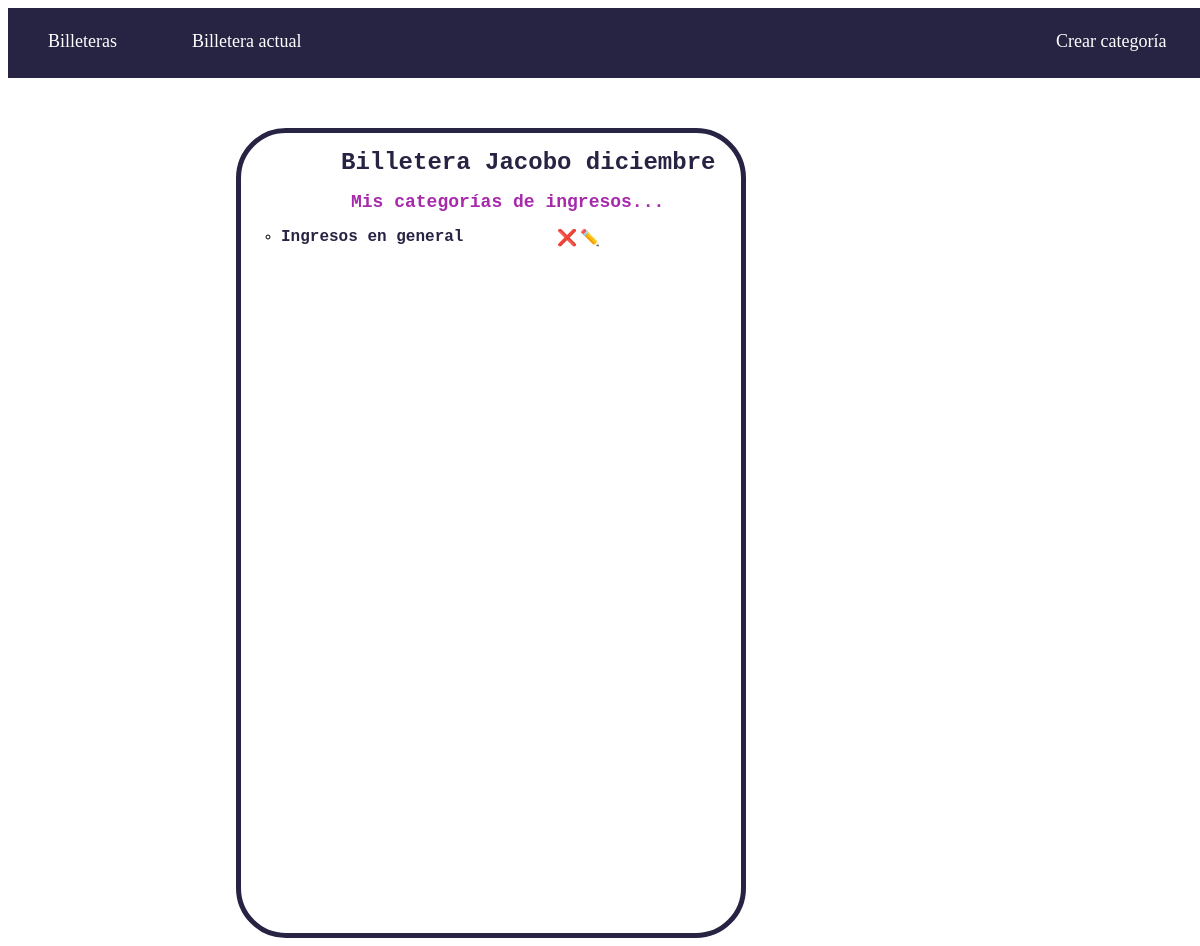
/billetera/6/ingresos, run on the app's committed database.
### billetera/models.py (models this page shows, shortened)
class Billetera(models.Model):
    nombre_billetera = models.CharField(max_length = 40)
    fecha_creacion = models.DateTimeField("date published")
    total_dinero = models.FloatField(default = 0)
    ahorro_id = models.ForeignKey(Ahorro, on_delete=models.CASCADE, default=6)

class Categoria(models.Model):
    billetera_id = models.ForeignKey(Billetera, on_delete = models.CASCADE)
    nombre_categoria = models.CharField(max_length=40)
    tipo_categoria = models.CharField(max_length=30)

### billetera/views.py (the view)
# urls.py: path("<int:ruta_billetera>/<str:categoria_type>",views.ingresos_gastos, name = "ingresos_gastos"),
def ingresos_gastos(request,ruta_billetera,categoria_type):
    billetera = Billetera.objects.get(pk = ruta_billetera)
    categorias = Categoria.objects.filter(tipo_categoria=categoria_type)
    categorias = categorias.filter(billetera_id=ruta_billetera)
    return render(request,'ingresos_gastos.html',
    {
        'nombre_billetera': billetera.nombre_billetera,
        'billetera':billetera,
        'categorias':categorias,
        'tipo_categoria':categoria_type
    })

### billetera/templates/ingresos_gastos.html (shortened to what this page needs)
{% load static %}
<!DOCTYPE html>
<html lang="en">
<head>
    <link rel="stylesheet" href="{% static '/styles/main.css' %}">
</head>
<body>
    <nav class="navbar">
        <ul class="nav_container">
            <li class="li1">
                <a href="/billetera">Billeteras</a>
            </li>
            <li class="li2">
                <a href="/billetera/{{billetera.pk}}">Billetera actual</a>
            </li>
            <li class="crear">
                <a href="/billetera/{{billetera.pk}}/{{tipo_categoria}}/crear_categoria">Crear categoría</a>
            </li>
        </ul>
    </nav>
    <div class="contenido" id="contenedor_categorias">
        <h1 id="titulo_mis_categorias">Billetera {{billetera.nombre_billetera}}</h1>
        <h2 id="subtitulo_mis_categorias">Mis categorías de {{tipo_categoria}}...</h2>
        <ul>
            {% for categoria in categorias %}
                <div class="categorias_container">
                    <li class="contenedor_elemento_categoria"><a class="elemento_categoria" href="/billetera/{{billetera.pk}}/{{tipo_categoria}}/{{categoria.pk}}">{{categoria.nombre_categoria}}</a></li>
                    <a class="eliminar_categoria" href="/billetera/{{billetera.pk}}/{{categoria.tipo_categoria}}/{{categoria.pk}}/eliminar_categoria">❌</a>
                    <a class="modificar_categoria" href="/billetera/{{billetera.pk}}/{{categoria.tipo_categoria}}/{{categoria.pk}}/modificar_categoria">✏️</a>
                </div>
            {% endfor %}
        </ul>
    </div>
</body>
</html>

### billetera/static/styles/main.css (style rules this page uses)
:root { --color1:#272343; --color2: #e3f6f5; --color3: #bae8e8; --color4:#ffffff; --color5:black; --color6: white; --color7: #A72AAB; }
body { background-color:var(--color4); width:95vw; padding:0; }
.nav_container { background-color:var(--color1); color:var(--color5); display: grid; width:96vw; height:70px; grid-template-columns: 1fr 1fr 1fr 1fr 1fr 1fr 1fr 1fr; grid-template-rows: 1fr 1fr 1fr; margin:0; }
.navbar li { list-style: none; }
.navbar a { text-decoration:none; color:var(--color6); font-size:large; }
.li1 { grid-column:1/2; grid-row: 2/3; }
.li2 { grid-column:2/3; grid-row: 2/3; }
.contenido { margin-top:50px; font-family:'Courier New', Courier, monospace; margin-left:20%; }
.crear { grid-column:8/9; grid-row: 2/3; }
#titulo_mis_categorias { padding-left:100px; color:var(--color1); font-size: x-large; }
#subtitulo_mis_categorias { padding-left:110px; color:var(--color1); font-size: large; font-weight: 700; color:var(--color7); }
#contenedor_categorias { width:500px; height:100vh; border-color:var(--color1); border-style:solid; border-radius:50px; border-width: 5px; }
.contenedor_elemento_categoria { list-style: circle; }
.elemento_categoria { text-decoration:none; color:var(--color1); font-size:medium; font-weight:700; color:var(--color1); }
.categorias_container { display:grid; grid-template-columns:60% 5% 5%; }
.eliminar_categoria { text-decoration:none; grid-column:2/3; }
.modificar_categoria { text-decoration:none; grid-column:3/4; }

### data on the page
Billetera: nombre_billetera "Jacobo diciembre"
Categoria: tipo_categoria "ingresos", nombre_categoria "Ingresos en general"
